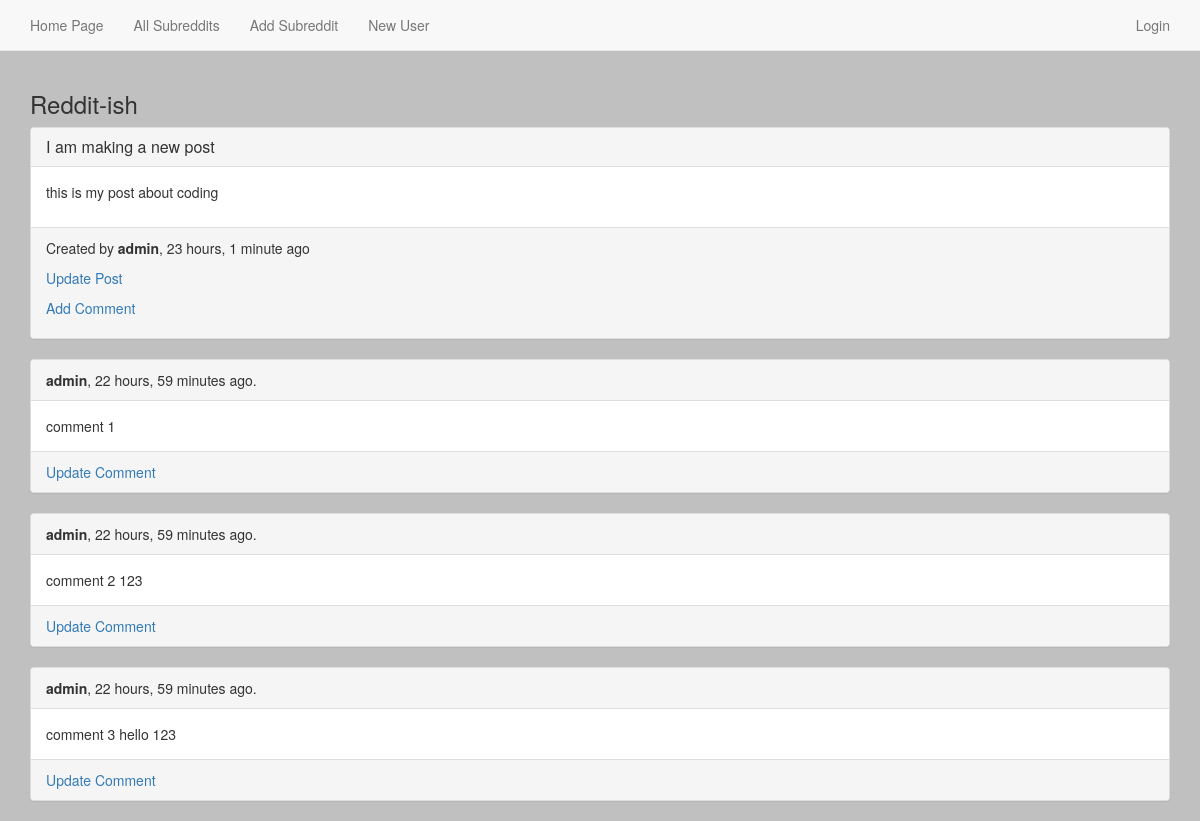
The page /post/57/ on the database its author committed.
### reddit_app/models.py (models this page shows, shortened)
class Post(models.Model):
    title = models.CharField(max_length=175)
    description = models.CharField(max_length=255)
    url = models.URLField(null=True, blank=True)
    creation_time = models.DateTimeField(auto_now_add=True)
    modification_time = models.DateTimeField(auto_now=True)
    subreddit = models.ForeignKey(Subreddit)
    user = models.ForeignKey(User)
    class Meta:
        ordering = ("-creation_time",)
    def all_comments(self):
        return self.comment_set.all()
    def __str__(self):
        return self.title

class Comment(models.Model):
    text = models.TextField(max_length=255)
    user = models.ForeignKey(User)
    post = models.ForeignKey(Post)
    created_time = models.DateTimeField(auto_now_add=True)
    modified_time = models.DateTimeField(auto_now=True)

### reddit_app/views.py (the view)
# urls.py: url(r'^post/(?P<pk>\d+)/$', PostDetailView.as_view(), name='post_detail_view'),
class PostDetailView(DetailView):
    model = Post

### templates/reddit_app/post_detail.html (shortened to what this page needs)
{% extends 'base.html' %}
{% block content %}
<div class="panel panel-default">
    <div class="panel-heading">
        <h3 class="panel-title">{{ object }}</a></h3>
    </div>
    <div class="panel-body">
        <p>
            {{ object.description }}
        </p>
    </div>
    <div class="panel-footer">
    <p>
        Created by <b>{{ object.user }}</b>, {{ object.creation_time|timesince }} ago
    </p>
    <p>
        <a href="{% url 'post_update_view' object.id %}">Update Post</a>
    </p>
    <p>
        <a href="{% url 'comment_create_view' object.id %}">Add Comment</a>
    </p>
    </div>
</div>
{% for comment in object.all_comments %}
<div class="panel panel-default">
    <div class="panel-heading">
        <b>{{ comment.user }}</b>, {{ comment.created_time|timesince }} ago.
    </div>
    <div class="panel-body">
        {{ comment.text }}
    </div>
    <div class="panel-footer">
        <a href="{% url 'comment_update_view' comment.id %}">Update Comment</a>
    </div>
</div>
{% endfor %}
{% endblock %}

### templates/base.html (style rules this page uses)
body { background-color: silver; }

### rows shown on the page
Post: title "I am making a new post", description "this is my post about coding", user "admin", creation_time "23 hours, 1 minute"
Comment: user "admin", created_time "22 hours, 59 minutes", text "comment 1"
Comment: user "admin", created_time "22 hours, 59 minutes", text "comment 2 123"
Comment: user "admin", created_time "22 hours, 59 minutes", text "comment 3 hello 123"
